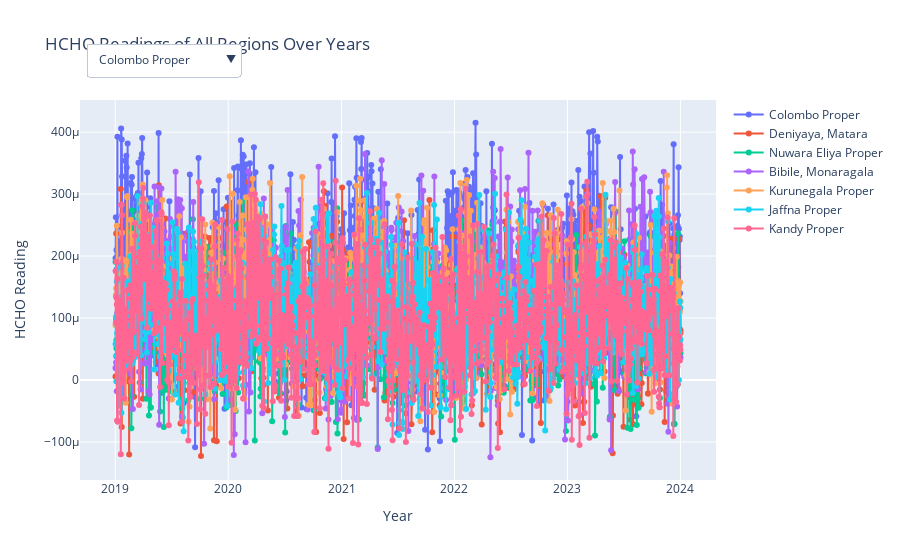

Notebook code for this chart:
### Code cell
import plotly.graph_objs as go
import pandas as pd

# Assuming joined_data is your DataFrame with regions as columns and years as rows
# You may need to pivot your data or prepare it differently based on your DataFrame structure

# Create traces for each region
traces = []
for region in joined_data['Region'].unique():
    region_data = joined_data[joined_data['Region'] == region]
    trace = go.Scatter(x=region_data['Next Date'], y=region_data['HCHO reading'], mode='lines+markers', name=region)
    traces.append(trace)

# Create buttons for each region
buttons = []
for i, region in enumerate(joined_data['Region'].unique()):
    visible = [False] * len(joined_data['Region'].unique())
    visible[i] = True
    button = dict(label=region, method='update', args=[{'visible': visible}, {'title': f'HCHO Readings of {region} Over Years'}])
    buttons.append(button)

# Layout settings
layout = dict(title='HCHO Readings of All Regions Over Years', xaxis=dict(title='Year'), yaxis=dict(title='HCHO Reading'),
              updatemenus=[dict(buttons=buttons, direction='down', x=0.01, xanchor='left', y=1.15, yanchor='top')])

# Create figure
fig = go.Figure(data=traces, layout=layout)

# Display the plot
fig.show()

### Figure 1 — Plotly figure (JSON) as saved in the notebook; plotly's stock layout.template omitted (floating-point values rounded to 4 significant figures; data arrays with more than 128 entries replaced by an {"elided": "..."} marker saying what was removed)
{"data": [{"mode": "lines+markers", "name": "Colombo Proper", "type": "scatter", "x": {"elided": "1826 str values"}, "y": {"elided": "1826 float values"}}, {"mode": "lines+markers", "name": "Deniyaya, Matara", "type": "scatter", "x": {"elided": "1826 str values"}, "y": {"elided": "1826 float values"}}, {"mode": "lines+markers", "name": "Nuwara Eliya Proper", "type": "scatter", "x": {"elided": "1826 str values"}, "y": {"elided": "1826 float values"}}, {"mode": "lines+markers", "name": "Bibile, Monaragala", "type": "scatter", "x": {"elided": "1826 str values"}, "y": {"elided": "1826 float values"}}, {"mode": "lines+markers", "name": "Kurunegala Proper", "type": "scatter", "x": {"elided": "1826 str values"}, "y": {"elided": "1826 float values"}}, {"mode": "lines+markers", "name": "Jaffna Proper", "type": "scatter", "x": {"elided": "1826 str values"}, "y": {"elided": "1826 float values"}}, {"mode": "lines+markers", "name": "Kandy Proper", "type": "scatter", "x": {"elided": "1826 str values"}, "y": {"elided": "1826 float values"}}], "layout": {"title": {"text": "HCHO Readings of All Regions Over Years"}, "updatemenus": [{"buttons": [{"args": [{"visible": [true, false, false, false, false, false, false]}, {"title": "HCHO Readings of Colombo Proper Over Years"}], "label": "Colombo Proper", "method": "update"}, {"args": [{"visible": [false, true, false, false, false, false, false]}, {"title": "HCHO Readings of Deniyaya, Matara Over Years"}], "label": "Deniyaya, Matara", "method": "update"}, {"args": [{"visible": [false, false, true, false, false, false, false]}, {"title": "HCHO Readings of Nuwara Eliya Proper Over Years"}], "label": "Nuwara Eliya Proper", "method": "update"}, {"args": [{"visible": [false, false, false, true, false, false, false]}, {"title": "HCHO Readings of Bibile, Monaragala Over Years"}], "label": "Bibile, Monaragala", "method": "update"}, {"args": [{"visible": [false, false, false, false, true, false, false]}, {"title": "HCHO Readings of Kurunegala Proper Over Years"}], "label": "Kurunegala Proper", "method": "update"}, {"args": [{"visible": [false, false, false, false, false, true, false]}, {"title": "HCHO Readings of Jaffna Proper Over Years"}], "label": "Jaffna Proper", "method": "update"}, {"args": [{"visible": [false, false, false, false, false, false, true]}, {"title": "HCHO Readings of Kandy Proper Over Years"}], "label": "Kandy Proper", "method": "update"}], "direction": "down", "x": 0.01, "xanchor": "left", "y": 1.15, "yanchor": "top"}], "xaxis": {"title": {"text": "Year"}}, "yaxis": {"title": {"text": "HCHO Reading"}}}}
